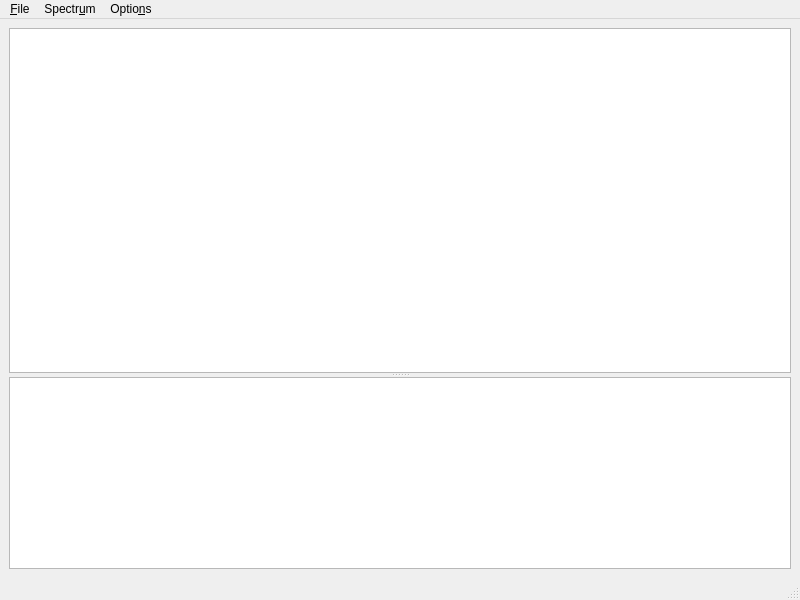
<?xml version="1.0" encoding="UTF-8"?>
<ui version="4.0">
 <class>SpectrumViewer</class>
 <widget class="QMainWindow" name="SpectrumViewer">
  <property name="geometry">
   <rect>
    <x>0</x>
    <y>0</y>
    <width>800</width>
    <height>600</height>
   </rect>
  </property>
  <property name="windowTitle">
   <string>MainWindow</string>
  </property>
  <widget class="QWidget" name="centralwidget">
   <layout class="QVBoxLayout" name="verticalLayout">
    <item>
     <widget class="QSplitter" name="splitter">
      <property name="orientation">
       <enum>Qt::Vertical</enum>
      </property>
      <widget class="RulerGraphicsView" name="graphicsView">
       <property name="sizePolicy">
        <sizepolicy hsizetype="Expanding" vsizetype="Expanding">
         <horstretch>1</horstretch>
         <verstretch>1</verstretch>
        </sizepolicy>
       </property>
      </widget>
      <widget class="QTableView" name="tableView">
       <property name="sizePolicy">
        <sizepolicy hsizetype="Expanding" vsizetype="Expanding">
         <horstretch>0</horstretch>
         <verstretch>0</verstretch>
        </sizepolicy>
       </property>
       <property name="alternatingRowColors">
        <bool>true</bool>
       </property>
      </widget>
     </widget>
    </item>
   </layout>
  </widget>
  <widget class="QMenuBar" name="menubar">
   <property name="geometry">
    <rect>
     <x>0</x>
     <y>0</y>
     <width>800</width>
     <height>25</height>
    </rect>
   </property>
   <widget class="QMenu" name="menu_File">
    <property name="title">
     <string>&amp;File</string>
    </property>
    <addaction name="actionE_xit"/>
   </widget>
   <widget class="QMenu" name="menuSpectrum">
    <property name="title">
     <string>Spectr&amp;um</string>
    </property>
    <addaction name="action_Add_Spectrum"/>
   </widget>
   <widget class="QMenu" name="menu_Options">
    <property name="title">
     <string>Optio&amp;ns</string>
    </property>
    <widget class="QMenu" name="menu_Mode">
     <property name="title">
      <string>&amp;Mode</string>
     </property>
     <addaction name="action_Amplitude"/>
     <addaction name="action_Phase"/>
    </widget>
    <addaction name="menu_Mode"/>
    <addaction name="actionShow_Datapoints"/>
   </widget>
   <addaction name="menu_File"/>
   <addaction name="menuSpectrum"/>
   <addaction name="menu_Options"/>
  </widget>
  <widget class="QStatusBar" name="statusbar"/>
  <action name="actionE_xit">
   <property name="text">
    <string>E&amp;xit</string>
   </property>
   <property name="shortcut">
    <string>Ctrl+X</string>
   </property>
  </action>
  <action name="action_Add_Spectrum">
   <property name="text">
    <string>&amp;Add Spectrum</string>
   </property>
   <property name="shortcut">
    <string>Ctrl+A</string>
   </property>
  </action>
  <action name="action_Amplitude">
   <property name="checkable">
    <bool>true</bool>
   </property>
   <property name="checked">
    <bool>true</bool>
   </property>
   <property name="text">
    <string>&amp;Amplitude</string>
   </property>
  </action>
  <action name="action_Phase">
   <property name="checkable">
    <bool>true</bool>
   </property>
   <property name="text">
    <string>&amp;Phase</string>
   </property>
  </action>
  <action name="actionShow_Datapoints">
   <property name="checkable">
    <bool>true</bool>
   </property>
   <property name="text">
    <string>Show &amp;Datapoints</string>
   </property>
  </action>
 </widget>
 <customwidgets>
  <customwidget>
   <class>RulerGraphicsView</class>
   <extends>QGraphicsView</extends>
   <header>rulergraphicsview.h</header>
  </customwidget>
 </customwidgets>
 <resources/>
 <connections>
  <connection>
   <sender>actionE_xit</sender>
   <signal>triggered()</signal>
   <receiver>SpectrumViewer</receiver>
   <slot>close()</slot>
   <hints>
    <hint type="sourcelabel">
     <x>-1</x>
     <y>-1</y>
    </hint>
    <hint type="destinationlabel">
     <x>399</x>
     <y>299</y>
    </hint>
   </hints>
  </connection>
 </connections>
</ui>
